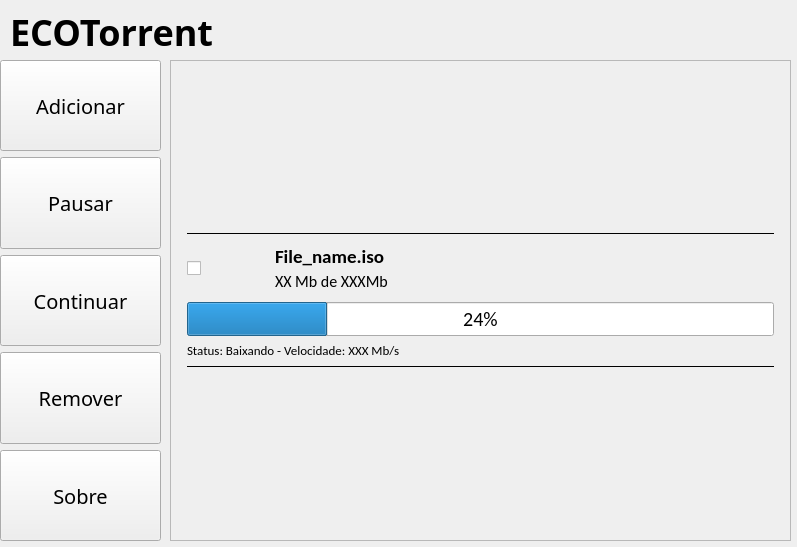
<?xml version="1.0" encoding="UTF-8"?>
<ui version="4.0">
 <class>MainWindow</class>
 <widget class="QMainWindow" name="MainWindow">
  <property name="geometry">
   <rect>
    <x>0</x>
    <y>0</y>
    <width>797</width>
    <height>547</height>
   </rect>
  </property>
  <property name="font">
   <font>
    <family>Neufreit ExtraBold</family>
    <pointsize>15</pointsize>
   </font>
  </property>
  <property name="windowTitle">
   <string>ECOTorrent</string>
  </property>
  <property name="windowIcon">
   <iconset>
    <normaloff>gear.svg</normaloff>gear.svg</iconset>
  </property>
  <property name="autoFillBackground">
   <bool>false</bool>
  </property>
  <widget class="QWidget" name="centralwidget">
   <widget class="QWidget" name="verticalLayoutWidget_2">
    <property name="geometry">
     <rect>
      <x>0</x>
      <y>60</y>
      <width>161</width>
      <height>481</height>
     </rect>
    </property>
    <layout class="QVBoxLayout" name="buttonLayout">
     <property name="spacing">
      <number>6</number>
     </property>
     <property name="sizeConstraint">
      <enum>QLayout::SetDefaultConstraint</enum>
     </property>
     <item>
      <widget class="QToolButton" name="add_button">
       <property name="sizePolicy">
        <sizepolicy hsizetype="Minimum" vsizetype="MinimumExpanding">
         <horstretch>0</horstretch>
         <verstretch>0</verstretch>
        </sizepolicy>
       </property>
       <property name="font">
        <font>
         <family>Neufreit ExtraBold</family>
        </font>
       </property>
       <property name="text">
        <string>Adicionar</string>
       </property>
       <property name="icon">
        <iconset>
         <normaloff>add.svg</normaloff>add.svg</iconset>
       </property>
       <property name="iconSize">
        <size>
         <width>100</width>
         <height>100</height>
        </size>
       </property>
      </widget>
     </item>
     <item>
      <widget class="QToolButton" name="pause_button">
       <property name="sizePolicy">
        <sizepolicy hsizetype="Minimum" vsizetype="MinimumExpanding">
         <horstretch>0</horstretch>
         <verstretch>0</verstretch>
        </sizepolicy>
       </property>
       <property name="font">
        <font>
         <family>Neufreit ExtraBold</family>
        </font>
       </property>
       <property name="text">
        <string>Pausar</string>
       </property>
       <property name="icon">
        <iconset>
         <normaloff>pause.svg</normaloff>pause.svg</iconset>
       </property>
       <property name="iconSize">
        <size>
         <width>75</width>
         <height>75</height>
        </size>
       </property>
      </widget>
     </item>
     <item>
      <widget class="QToolButton" name="continue_button">
       <property name="sizePolicy">
        <sizepolicy hsizetype="Minimum" vsizetype="MinimumExpanding">
         <horstretch>0</horstretch>
         <verstretch>0</verstretch>
        </sizepolicy>
       </property>
       <property name="font">
        <font>
         <family>Neufreit ExtraBold</family>
        </font>
       </property>
       <property name="text">
        <string>Continuar</string>
       </property>
       <property name="icon">
        <iconset>
         <normaloff>continue.svg</normaloff>continue.svg</iconset>
       </property>
       <property name="iconSize">
        <size>
         <width>100</width>
         <height>75</height>
        </size>
       </property>
      </widget>
     </item>
     <item>
      <widget class="QToolButton" name="remove_button">
       <property name="sizePolicy">
        <sizepolicy hsizetype="Minimum" vsizetype="MinimumExpanding">
         <horstretch>0</horstretch>
         <verstretch>0</verstretch>
        </sizepolicy>
       </property>
       <property name="font">
        <font>
         <family>Neufreit ExtraBold</family>
        </font>
       </property>
       <property name="text">
        <string>Remover</string>
       </property>
       <property name="icon">
        <iconset>
         <normaloff>delete.svg</normaloff>delete.svg</iconset>
       </property>
       <property name="iconSize">
        <size>
         <width>80</width>
         <height>70</height>
        </size>
       </property>
      </widget>
     </item>
     <item>
      <widget class="QToolButton" name="about_button">
       <property name="sizePolicy">
        <sizepolicy hsizetype="Minimum" vsizetype="MinimumExpanding">
         <horstretch>0</horstretch>
         <verstretch>0</verstretch>
        </sizepolicy>
       </property>
       <property name="font">
        <font>
         <family>Neufreit ExtraBold</family>
        </font>
       </property>
       <property name="text">
        <string>Sobre</string>
       </property>
       <property name="icon">
        <iconset>
         <normaloff>about.svg</normaloff>about.svg</iconset>
       </property>
       <property name="iconSize">
        <size>
         <width>100</width>
         <height>70</height>
        </size>
       </property>
      </widget>
     </item>
    </layout>
   </widget>
   <widget class="QScrollArea" name="scrollArea_torrentFiles">
    <property name="geometry">
     <rect>
      <x>170</x>
      <y>60</y>
      <width>621</width>
      <height>481</height>
     </rect>
    </property>
    <property name="widgetResizable">
     <bool>true</bool>
    </property>
    <property name="alignment">
     <set>Qt::AlignLeading|Qt::AlignLeft|Qt::AlignTop</set>
    </property>
    <widget class="QWidget" name="scrollAreaWidgetContents">
     <property name="geometry">
      <rect>
       <x>0</x>
       <y>0</y>
       <width>619</width>
       <height>479</height>
      </rect>
     </property>
     <property name="acceptDrops">
      <bool>true</bool>
     </property>
     <property name="layoutDirection">
      <enum>Qt::LeftToRight</enum>
     </property>
     <property name="autoFillBackground">
      <bool>true</bool>
     </property>
     <layout class="QVBoxLayout" name="verticalLayout">
      <property name="sizeConstraint">
       <enum>QLayout::SetDefaultConstraint</enum>
      </property>
      <item>
       <widget class="QWidget" name="torrent_file" native="true">
        <property name="minimumSize">
         <size>
          <width>0</width>
          <height>150</height>
         </size>
        </property>
        <property name="maximumSize">
         <size>
          <width>16777215</width>
          <height>150</height>
         </size>
        </property>
        <property name="focusPolicy">
         <enum>Qt::ClickFocus</enum>
        </property>
        <layout class="QVBoxLayout" name="verticalLayout_11">
         <property name="leftMargin">
          <number>7</number>
         </property>
         <property name="topMargin">
          <number>7</number>
         </property>
         <property name="rightMargin">
          <number>7</number>
         </property>
         <property name="bottomMargin">
          <number>7</number>
         </property>
         <item>
          <widget class="Line" name="topLine">
           <property name="frameShadow">
            <enum>QFrame::Plain</enum>
           </property>
           <property name="orientation">
            <enum>Qt::Horizontal</enum>
           </property>
          </widget>
         </item>
         <item>
          <widget class="QWidget" name="torrentFileInfo" native="true">
           <layout class="QHBoxLayout" name="horizontalLayout_5">
            <property name="spacing">
             <number>4</number>
            </property>
            <property name="leftMargin">
             <number>0</number>
            </property>
            <property name="topMargin">
             <number>0</number>
            </property>
            <property name="rightMargin">
             <number>0</number>
            </property>
            <property name="bottomMargin">
             <number>0</number>
            </property>
            <item>
             <widget class="QCheckBox" name="checkBox">
              <property name="minimumSize">
               <size>
                <width>25</width>
                <height>25</height>
               </size>
              </property>
              <property name="maximumSize">
               <size>
                <width>25</width>
                <height>25</height>
               </size>
              </property>
              <property name="text">
               <string/>
              </property>
              <property name="checked">
               <bool>false</bool>
              </property>
              <property name="tristate">
               <bool>false</bool>
              </property>
             </widget>
            </item>
            <item>
             <widget class="QWidget" name="fileIcon" native="true">
              <property name="maximumSize">
               <size>
                <width>50</width>
                <height>50</height>
               </size>
              </property>
             </widget>
            </item>
            <item>
             <widget class="QWidget" name="fileInfo" native="true">
              <property name="minimumSize">
               <size>
                <width>0</width>
                <height>50</height>
               </size>
              </property>
              <layout class="QVBoxLayout" name="verticalLayout_12">
               <property name="spacing">
                <number>5</number>
               </property>
               <property name="leftMargin">
                <number>5</number>
               </property>
               <property name="topMargin">
                <number>5</number>
               </property>
               <property name="rightMargin">
                <number>5</number>
               </property>
               <property name="bottomMargin">
                <number>5</number>
               </property>
               <item>
                <widget class="QLabel" name="fileName">
                 <property name="font">
                  <font>
                   <family>Calibri</family>
                   <pointsize>14</pointsize>
                   <weight>75</weight>
                   <bold>true</bold>
                  </font>
                 </property>
                 <property name="text">
                  <string>File_name.iso</string>
                 </property>
                </widget>
               </item>
               <item>
                <widget class="QLabel" name="fileProgress">
                 <property name="font">
                  <font>
                   <family>Calibri</family>
                   <pointsize>12</pointsize>
                  </font>
                 </property>
                 <property name="text">
                  <string>XX Mb de XXXMb</string>
                 </property>
                </widget>
               </item>
              </layout>
             </widget>
            </item>
           </layout>
          </widget>
         </item>
         <item>
          <widget class="QProgressBar" name="progressBar">
           <property name="font">
            <font>
             <family>Calibri</family>
            </font>
           </property>
           <property name="value">
            <number>24</number>
           </property>
          </widget>
         </item>
         <item>
          <widget class="QLabel" name="statusLabel">
           <property name="font">
            <font>
             <family>Calibri</family>
             <pointsize>10</pointsize>
            </font>
           </property>
           <property name="text">
            <string>Status: Baixando - Velocidade: XXX Mb/s</string>
           </property>
          </widget>
         </item>
         <item>
          <widget class="Line" name="bottomLine">
           <property name="frameShadow">
            <enum>QFrame::Plain</enum>
           </property>
           <property name="lineWidth">
            <number>1</number>
           </property>
           <property name="orientation">
            <enum>Qt::Horizontal</enum>
           </property>
          </widget>
         </item>
        </layout>
       </widget>
      </item>
     </layout>
    </widget>
   </widget>
   <widget class="QWidget" name="layoutWidget">
    <property name="geometry">
     <rect>
      <x>10</x>
      <y>10</y>
      <width>281</width>
      <height>43</height>
     </rect>
    </property>
    <layout class="QHBoxLayout" name="horizontalLayout">
     <item>
      <widget class="QLabel" name="program_title">
       <property name="font">
        <font>
         <pointsize>27</pointsize>
         <weight>75</weight>
         <italic>false</italic>
         <bold>true</bold>
         <underline>false</underline>
        </font>
       </property>
       <property name="text">
        <string>ECOTorrent</string>
       </property>
      </widget>
     </item>
    </layout>
   </widget>
  </widget>
 </widget>
 <resources/>
 <connections/>
</ui>
